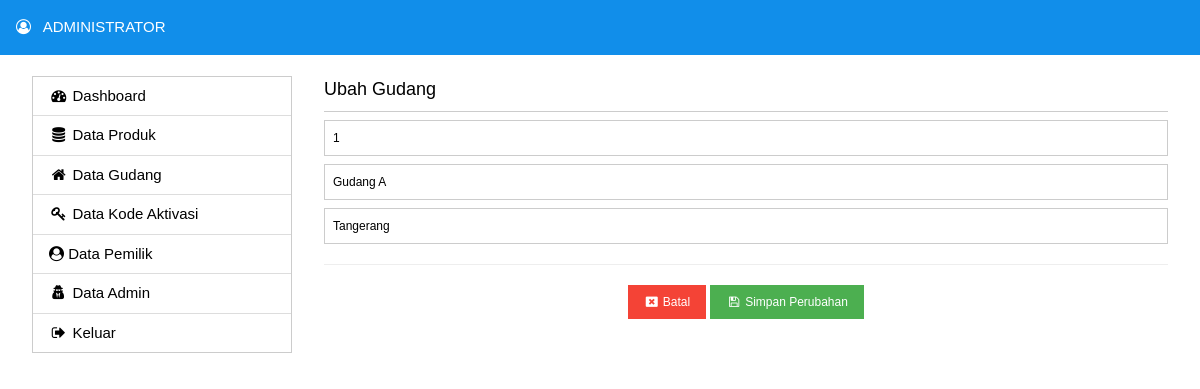
The app's page /admin/gudang_update.php?id_gudang=1 (signed in) with its own data.
### tables this page shows
CREATE TABLE `tb_gudang` (
  `id_gudang` int(5) NOT NULL,
  `kode_gudang` varchar(20) NOT NULL,
  `nama_gudang` varchar(100) NOT NULL,
  `alamat` text NOT NULL
);

### admin/gudang_update.php (the view, shortened to what this page needs)
<?php require_once('../Connections/koneksi.php'); ?>
<?php
$logoutAction = $_SERVER['PHP_SELF']."?doLogout=true";
if ((isset($_SERVER['QUERY_STRING'])) && ($_SERVER['QUERY_STRING'] != "")){
  $logoutAction .="&". htmlentities($_SERVER['QUERY_STRING']);
}
?>
<?php
if (!function_exists("GetSQLValueString")) {
function GetSQLValueString($theValue, $theType, $theDefinedValue = "", $theNotDefinedValue = "")
{
  $theValue = function_exists("mysql_real_escape_string") ? mysql_real_escape_string($theValue) : mysql_escape_string($theValue);
  switch ($theType) {
    case "long":
    case "int":
      $theValue = ($theValue != "") ? intval($theValue) : "NULL";
      break;
  }
  return $theValue;
}
}
$editFormAction = $_SERVER['PHP_SELF'];
if (isset($_SERVER['QUERY_STRING'])) {
  $editFormAction .= "?" . htmlentities($_SERVER['QUERY_STRING']);
}
$colname_rsGudangUpdate = "-1";
if (isset($_GET['id_gudang'])) {
  $colname_rsGudangUpdate = $_GET['id_gudang'];
}
$query_rsGudangUpdate = sprintf("SELECT * FROM tb_gudang WHERE id_gudang = %s", GetSQLValueString($colname_rsGudangUpdate, "int"));
$rsGudangUpdate = mysql_query($query_rsGudangUpdate, $koneksi) or die(mysql_error());
$row_rsGudangUpdate = mysql_fetch_assoc($rsGudangUpdate);
?>
<!DOCTYPE html>
<html>
<head>
<link rel="stylesheet" href="../assets/w3.css">
<link href="../assets/plugins/font-awesome/css/font-awesome.min.css" rel="stylesheet">
</head>
<body>
<div class="w3-container w3-top w3-text-white" style="background-color:#118eea;">
	<div class="w3-row w3-padding-16">
    	<div class="w3-col s12"><i class="fa fa-user-circle-o"></i>&nbsp;&nbsp; ADMINISTRATOR</div>
    </div>
    </div>
    <br>
<br>
<br>
<div class="w3-container">
	<div class="w3-row">
    	<div class="w3-col l3 w3-padding">
        	<ul class="w3-border w3-ul">
            	<li class="w3-hover-light-grey"><a href="home.php" style="text-decoration:none"><i class="fa fa-dashboard fa-fw"></i> Dashboard</a></li>
            	<li class="w3-hover-light-grey"><a href="barang_read.php" style="text-decoration:none"><i class="fa fa-database fa-fw"></i> Data Produk</a></li>
                <li class="w3-hover-light-grey"><a href="gudang_read.php" style="text-decoration:none"><i class="fa fa-home fa-fw"></i> Data Gudang</a></li>
                <li class="w3-hover-light-grey"><a href="aktivasi_read.php" style="text-decoration:none"><i class="fa fa-key fa-fw"></i> Data Kode Aktivasi</a></li>
            	<li class="w3-hover-light-grey"><a href="pemilik_read.php" style="text-decoration:none"><i class="fa fa-user-circle"></i> Data Pemilik</a></li>
                <li class="w3-hover-light-grey"><a href="admin_read.php" style="text-decoration:none"><i class="fa fa-user-secret fa-fw"></i> Data Admin</a></li>
                <li class="w3-hover-light-grey"><a href="<?php echo $logoutAction ?>" onClick="return confirm('Anda Yakin Ingin Keluar?')" style="text-decoration:none"><i class="fa fa-sign-out fa-fw"></i> Keluar</a></li>
            </ul>
        </div>
        <div class="w3-col l9 w3-padding">
        <div class="w3-large w3-border-bottom" style="padding-bottom:8px;">Ubah Gudang</div>
<form method="post" name="form1" action="<?php echo $editFormAction; ?>">
<div style="margin-top:8px;">
<input class="w3-input w3-border w3-small" required placeholder="Kode Gudang" type="text" name="kode_gudang" value="<?php echo htmlentities($row_rsGudangUpdate['kode_gudang'], ENT_COMPAT, ''); ?>" size="32">
</div>
<div style="margin-top:8px;">
<input type="text" class="w3-input w3-border w3-small" required placeholder="Nama Gudang" name="nama_gudang" value="<?php echo htmlentities($row_rsGudangUpdate['nama_gudang'], ENT_COMPAT, ''); ?>" size="32">
</div>
<div style="margin-top:8px;">
<input type="text" class="w3-input w3-border w3-small" required placeholder="Alamat Gudang" name="alamat" value="<?php echo htmlentities($row_rsGudangUpdate['alamat'], ENT_COMPAT, ''); ?>" size="32">
</div>
  <hr>
  <div class="w3-center">
  <a onClick="window.history.back()" style="cursor:pointer" class="w3-btn w3-small w3-red"><i class="fa fa-times-rectangle fa-fw"></i> Batal</a> <button type="submit" class="w3-btn w3-small w3-green"><i class="fa fa-save fa-fw"></i> Simpan Perubahan</button>
  </div>
</form>
<br>
        </div>
    </div>
</div>
</body>
</html>

### assets/w3.css (style rules this page uses)
*,*:before,*:after { box-sizing:inherit }
html { -ms-text-size-adjust:100%;-webkit-text-size-adjust:100% }
body { margin:0 }
a { background-color:transparent;-webkit-text-decoration-skip:objects }
hr { box-sizing:content-box;height:0;overflow:visible }
button,input,select,textarea { font:inherit;margin:0 }
button,input { overflow:visible }
button,select { text-transform:none }
button,html [type=button],[type=reset],[type=submit] { -webkit-appearance:button }
html,body { font-family:Verdana,sans-serif;font-size:15px;line-height:1.5 }
html { overflow-x:hidden }
hr { border:0;border-top:1px solid #eee;margin:20px 0 }
a { color:inherit }
.w3-btn,.w3-button { border:none;display:inline-block;padding:8px 16px;vertical-align:middle;overflow:hidden;text-decoration:none;color:inherit;background-color:inherit;text-align:center;cursor:pointer;white-space:nowrap }
.w3-btn,.w3-button { -webkit-touch-callout:none;-webkit-user-select:none;-khtml-user-select:none;-moz-user-select:none;-ms-user-select:none;user-select:none }
.w3-ul { list-style-type:none;padding:0;margin:0 }
.w3-ul li { padding:8px 16px;border-bottom:1px solid #ddd }
.w3-ul li:last-child { border-bottom:none }
.w3-input { padding:8px;display:block;border:none;border-bottom:1px solid #ccc;width:100% }
.w3-container:after,.w3-container:before,.w3-panel:after,.w3-panel:before,.w3-row:after,.w3-row:before,.w3-row-padding:after,.w3-row-padding:before, .w3-cell-row:before,.w3-cell-row:after,.w3-clear:after,.w3-clear:before,.w3-bar:before,.w3-bar:after { content:"";display:table;clear:both }
.w3-col,.w3-half,.w3-third,.w3-twothird,.w3-threequarter,.w3-quarter { float:left;width:100% }
.w3-col.s12 { width:99.99999% }
@media (min-width:993px) { .w3-col.l3 { width:24.99999% } }
@media (min-width:993px) { .w3-col.l9 { width:74.99999% } }
.w3-top,.w3-bottom { position:fixed;width:100%;z-index:1 }
.w3-top { top:0 }
.w3-container,.w3-panel { padding:0.01em 16px }
.w3-small { font-size:12px!important }
.w3-large { font-size:18px!important }
.w3-center { text-align:center!important }
.w3-border { border:1px solid #ccc!important }
.w3-border-bottom { border-bottom:1px solid #ccc!important }
.w3-padding { padding:8px 16px!important }
.w3-padding-16 { padding-top:16px!important;padding-bottom:16px!important }
.w3-green,.w3-hover-green:hover { color:#fff!important;background-color:#4CAF50!important }
.w3-red,.w3-hover-red:hover { color:#fff!important;background-color:#f44336!important }
.w3-text-white,.w3-hover-text-white:hover { color:#fff!important }

### records on screen
tb_gudang: kode_gudang "1", nama_gudang "Gudang A", alamat "Tangerang"
